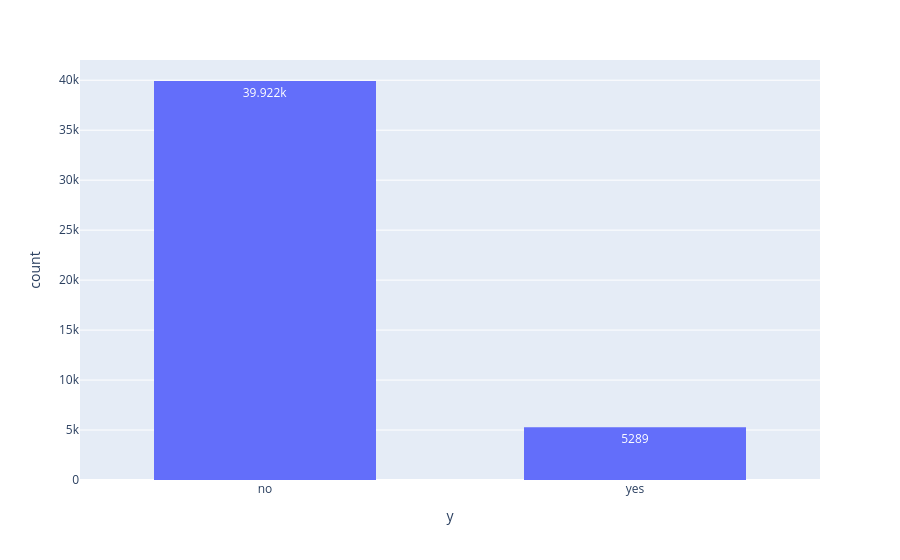

Notebook cell for this chart:
### Markdown cell above
### 0. Variável alvo (y)

### Code cell
# Gráfico de contagem por classe com plotly. text_auto=True mostra o valor em cada barra
px.histogram(dados, x='y', text_auto=True).update_layout(bargap=0.4)

### Figure 1 — Plotly figure (JSON) as saved in the notebook; plotly's stock layout.template omitted (floating-point values rounded to 4 significant figures; data arrays with more than 128 entries replaced by an {"elided": "..."} marker saying what was removed)
{"data": [{"bingroup": "x", "hovertemplate": "y=%{x}<br>count=%{y}<extra></extra>", "legendgroup": "", "marker": {"color": "#636efa", "pattern": {"shape": ""}}, "name": "", "orientation": "v", "showlegend": false, "texttemplate": "%{value}", "type": "histogram", "x": {"elided": "45211 str values"}, "xaxis": "x", "yaxis": "y"}], "layout": {"bargap": 0.4, "barmode": "relative", "legend": {"tracegroupgap": 0}, "margin": {"t": 60}, "xaxis": {"anchor": "y", "domain": [0, 1], "title": {"text": "y"}}, "yaxis": {"anchor": "x", "domain": [0, 1], "title": {"text": "count"}}}}
